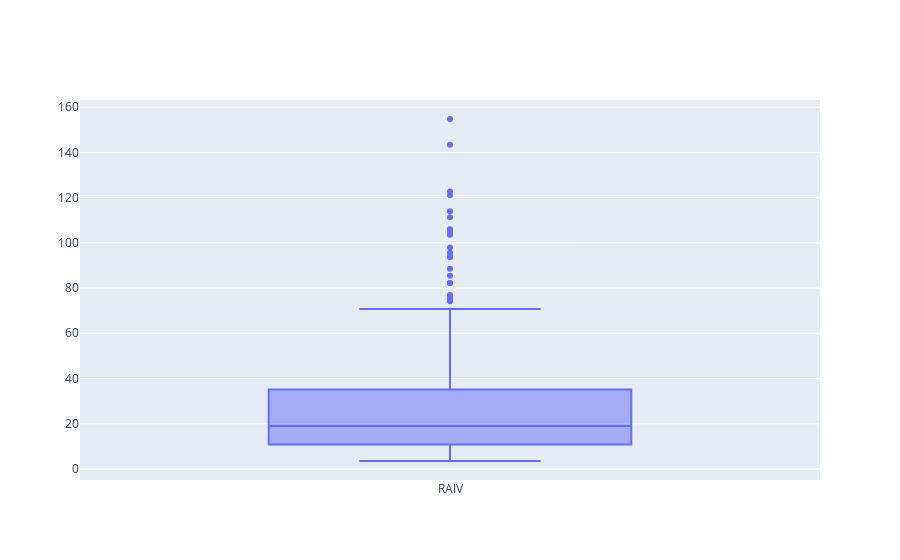

Notebook cell for this chart:
### Markdown cell above
## boxplot

### Code cell
import plotly.graph_objects as go
fig = go.Figure()
fig.add_trace(go.Box(y=merged_result['RAIV'], name='RAIV'))
fig.show()

### Figure 1 — Plotly figure (JSON) as saved in the notebook; plotly's stock layout.template omitted (floating-point values rounded to 4 significant figures; data arrays with more than 128 entries replaced by an {"elided": "..."} marker saying what was removed)
{"data": [{"name": "RAIV", "type": "box", "y": {"elided": "389 float values"}}], "layout": {}}
